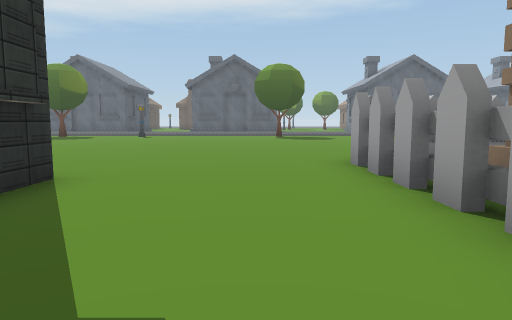
view 1 (above)

24 first-person views from a walk through a scene from a Unity 3-D project. The camera is 1.4 m above the floor, tilts 6° down and sees 70° across. The floor is counted in squares, 2 m on a side. Each view is taken from the middle of a square. On the plan, view 1 faces up. The plan holds only what a view shows up to about 11 squares ahead; the rest is blank. The place goes on beyond the plan. Some surface patterns are stand-ins.

view 2
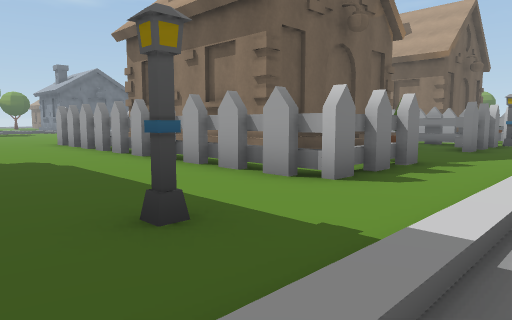

view 3
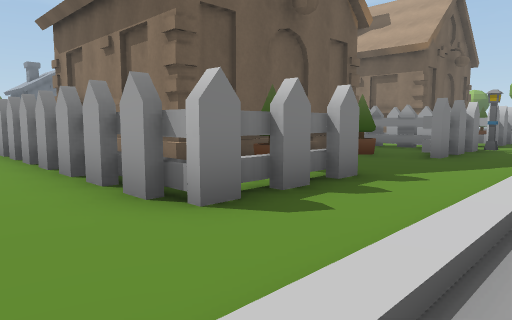

view 4
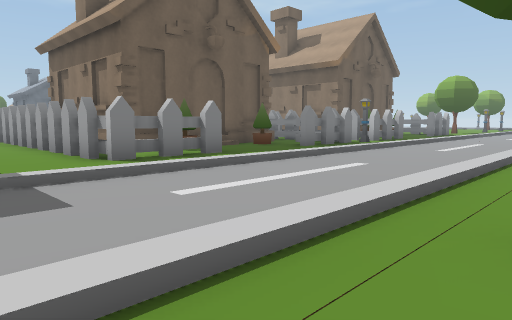

view 5
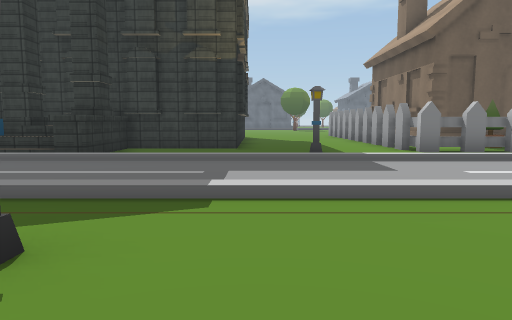

view 6
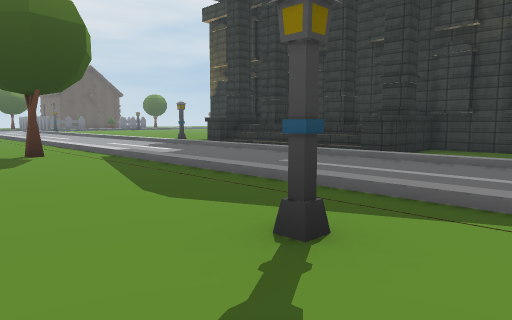

view 7
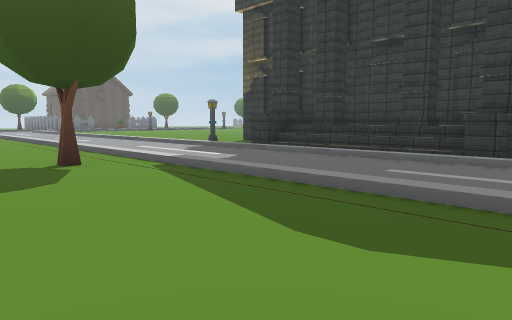

view 8
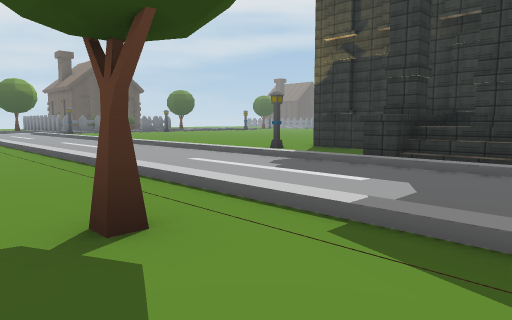

view 9
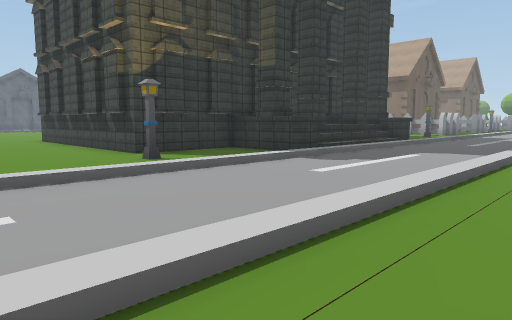

view 10
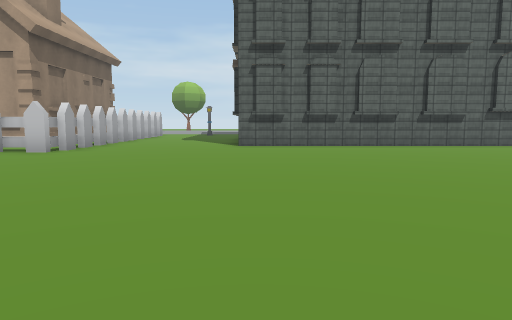

view 11
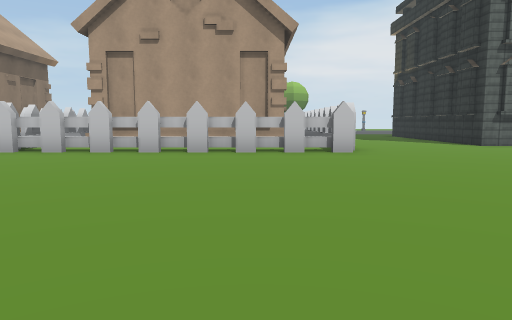

view 12
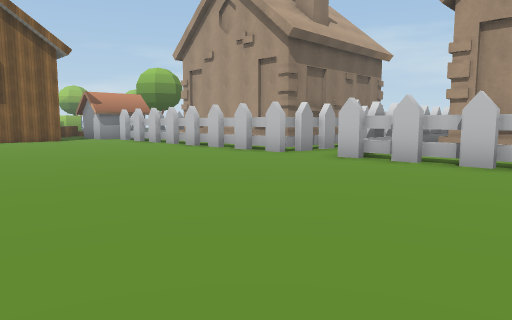

view 13
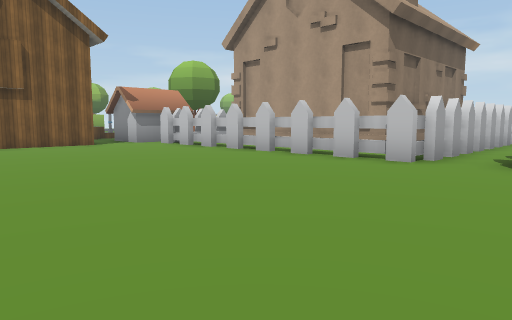

view 14
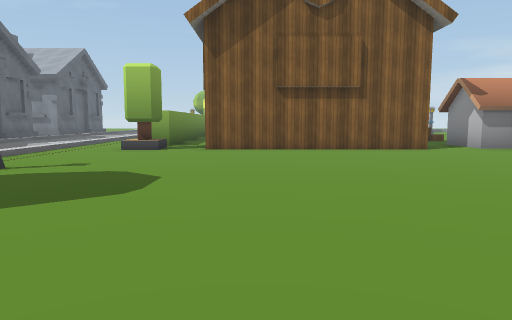

view 15
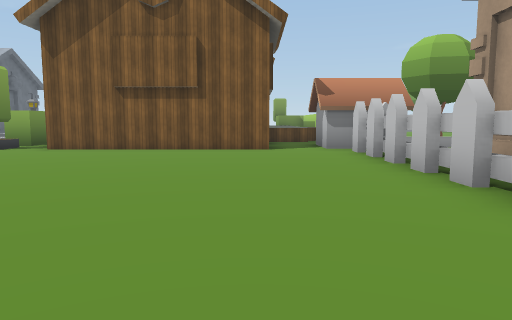

view 16
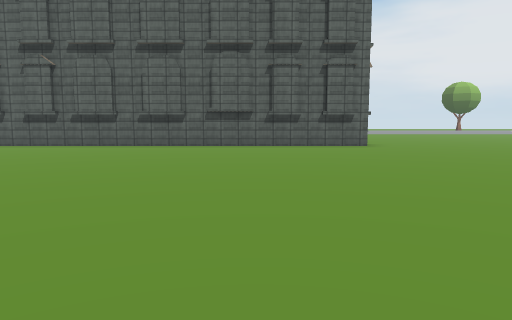

view 17
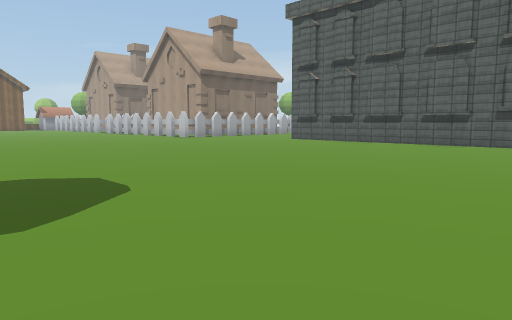

view 18
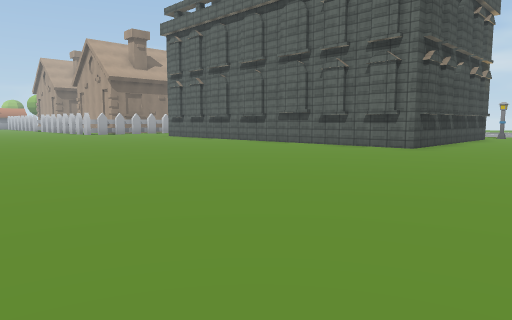

view 19
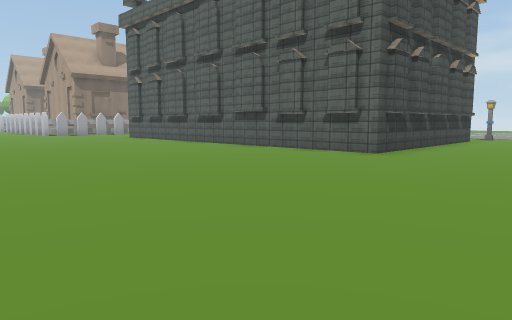

view 20
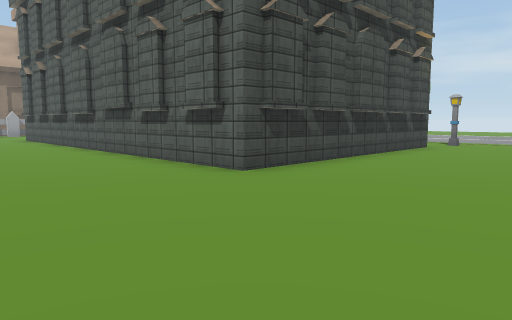

view 21
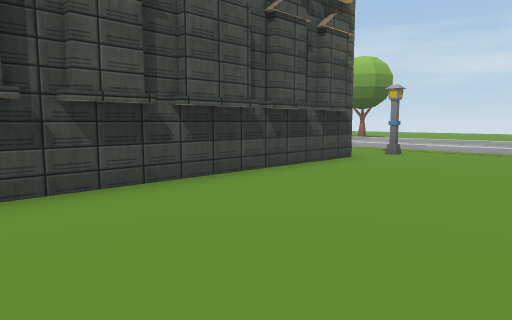

view 22
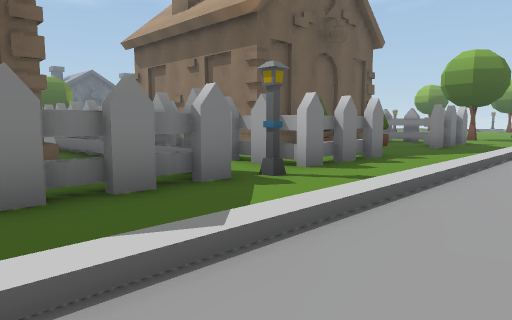

view 23
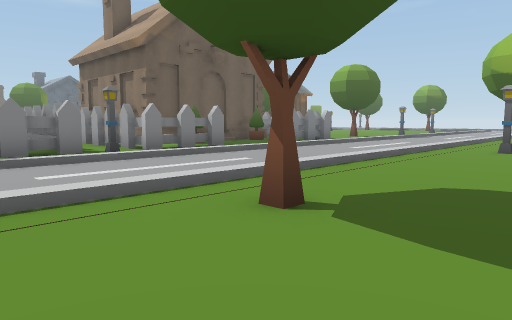

view 24
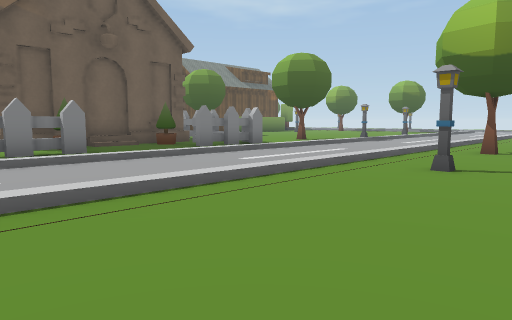

### Floor plan
Key: @ floor where view 1 was taken; # wall or solid block; . main floor; : floor 1.25 m higher than the main floor; + floor 1.75 m higher than the main floor; / step, stairs or slope; ^ raised ledge; H house; S streetlight; T tree; O other object.
Columns run from 18 left of view 1 to 23 right of it. Each row starts with its distance up from view 1.
 18                                     /////
 17                                   O......
 16       ....                       .....T.#
 15       ..........      .        ..........
 14 ....  .............  ...      .........#
 13 .......................................#
 12 .......................................#
 11 .......................................#
 10 .......................................#
  9 .......................................#
  8 .........................................
  7 .....................H.........    ....#H
  6 ....................HHHHHHHHH.HHHHHHHHH#
  5 ....................HHHHHHHHH.HHHHHHH
  4 ....############....HH     HH.H#
  3 ....#           ....HH      H.H#
  2 ....#           ....HH      H.H#
  1 ....#            ...HH      H.H
  0  ...#            .@.HH      H.H
 -1  ...#          #....HH###H HH.HH###H
 -2  ...####^^^^####....H.H..HH.H.H.H..H
 -3  ......+   :/.......H.....HHH.  ....
 -4  ...S..#/#/#/....S...HH......S.HH.....
 -5  /////////////////////////////////////
 -6 .......................................
 -7 ........................................
 -8 ........................................
 -9 ..........................................
-10 . ......T......S....T    ..T.......S..T...
-11       ............       .............
-12            ......        ........

Where each view was taken, in squares from view 1:
view 1: 0 up, 0 right, facing up
view 2: 6 down, 2 left, facing up-right
view 3: 6 down, 0 right, facing up-right
view 4: 10 down, 1 left, facing up-right
view 5: 12 down, 2 left, facing up
view 6: 12 down, 2 left, facing up-left
view 7: 12 down, 4 left, facing up-left
view 8: 11 down, 8 left, facing up-left
view 9: 10 down, 18 left, facing up-right
view 10: 15 up, 3 left, facing down
view 11: 15 up, 4 right, facing down
view 12: 13 up, 6 right, facing down-right
view 13: 13 up, 9 right, facing down-right
view 14: 13 up, 11 right, facing right
view 15: 9 up, 11 right, facing right
view 16: 15 up, 11 left, facing down
view 17: 16 up, 12 left, facing down-right
view 18: 14 up, 18 left, facing down-right
view 19: 12 up, 18 left, facing down-right
view 20: 8 up, 18 left, facing down-right
view 21: 4 up, 18 left, facing down-right
view 22: 7 down, 7 right, facing up-right
view 23: 12 down, 7 right, facing up-right
view 24: 12 down, 11 right, facing up-right
